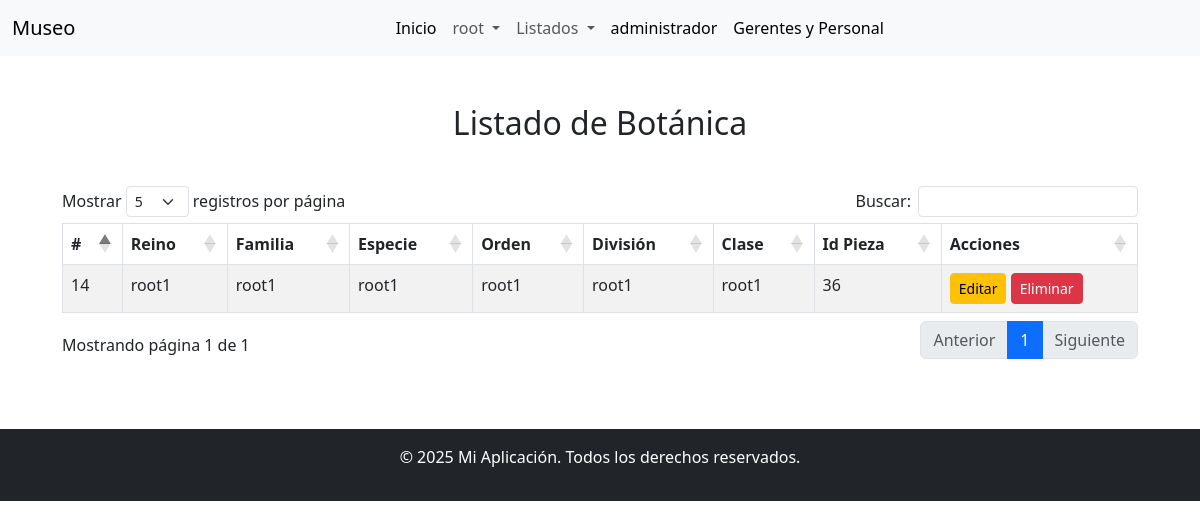
/botanica.php (signed in), run on an earlier commit of the app's database.
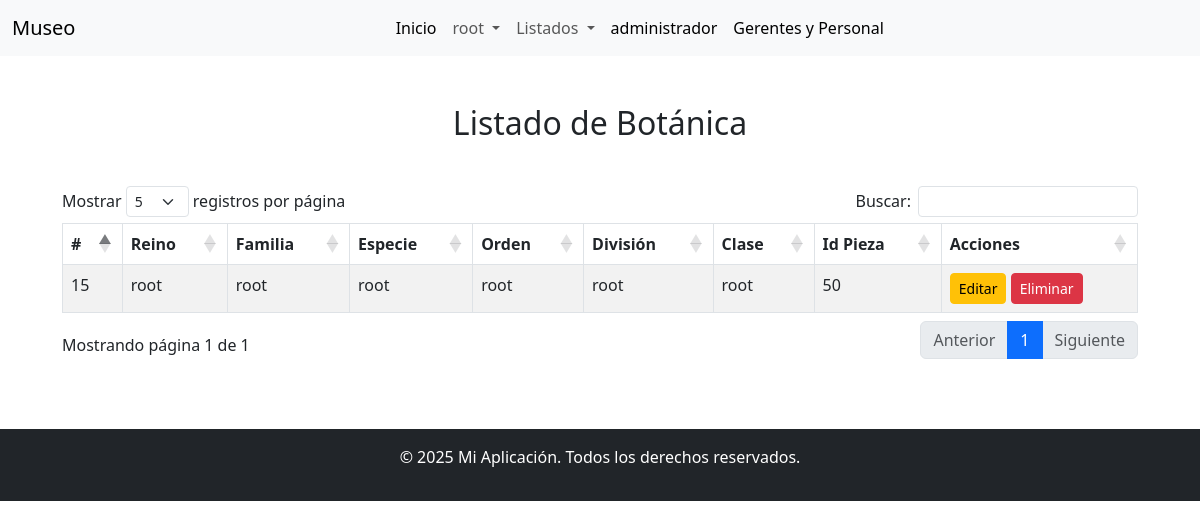
And on a later commit of the database.
### tables this page shows
CREATE TABLE `botanica` (
  `idBotanica` int(11) NOT NULL,
  `reino` varchar(255) DEFAULT NULL,
  `familia` varchar(255) DEFAULT NULL,
  `especie` varchar(255) DEFAULT NULL,
  `orden` varchar(255) DEFAULT NULL,
  `division` varchar(255) DEFAULT NULL,
  `clase` varchar(255) DEFAULT NULL,
  `descripcion` longtext DEFAULT NULL,
  `Pieza_idPieza` int(11) NOT NULL
);

### botanica.php (the view, shortened to what this page needs)
<?php
require_once 'bd.php';
$sql = "SELECT idBotanica, reino, familia, especie, orden, division, clase, descripcion, Pieza_idPieza FROM botanica";
$stmt = $pdo->query($sql);
$rows = $stmt->fetchAll();
?>
<!DOCTYPE html>
<html lang="es">
<head>
    <link rel="stylesheet" href="https://cdn.jsdelivr.net/npm/bootstrap@5.3.0/dist/css/bootstrap.min.css">
    <link rel="stylesheet" href="https://cdn.jsdelivr.net/npm/datatables.net-bs5@1.11.3/css/dataTables.bootstrap5.min.css">
</head>
<body>
<?php include("./includes/navbar.php"); ?>
<div class="container mt-5">
    <h2 class="text-center mb-4">Listado de Botánica</h2>
    <div class="table-responsive">
        <table id="dataTable" class="table table-striped table-bordered" cellspacing="0" width="100%">
            <thead>
                <tr>
                    <th>#</th>
                    <th>Reino</th>
                    <th>Familia</th>
                    <th>Especie</th>
                    <th>Orden</th>
                    <th>División</th>
                    <th>Clase</th>
                    <th>Id Pieza</th>
                    <th>Acciones</th>
                </tr>
            </thead>
            <tbody>
                <?php foreach ($rows as $row): ?>
                <tr>
                    <td><?php echo $row['idBotanica']; ?></td>
                    <td><?php echo $row['reino']; ?></td>
                    <td><?php echo $row['familia']; ?></td>
                    <td><?php echo $row['especie']; ?></td>
                    <td><?php echo $row['orden']; ?></td>
                    <td><?php echo $row['division']; ?></td>
                    <td><?php echo $row['clase']; ?></td>
                    <td><?php echo $row['Pieza_idPieza']; ?></td>
                    <td>
                        <a href="editar.php?id=<?php echo $row['Pieza_idPieza']; ?>&clasificacion=Botánica" class="btn btn-warning btn-sm">Editar</a>
                        <a href="eliminar.php?id=<?php echo $row['Pieza_idPieza']; ?>" class="btn btn-danger btn-sm" onclick="return confirm('¿Estás seguro de eliminar esta entrada?');">Eliminar</a>
                    </td>
                </tr>
                <?php endforeach; ?>
            </tbody>
        </table>
    </div>
</div>
<?php include("./includes/footer.php"); ?>
</body>
</html>

What changed in the data, as far as the page shows it:
removed botanica: idBotanica "14", reino "root1", familia "root1", especie "root1", orden "root1", division "root1", clase "root1", Pieza_idPieza "36"
added botanica: idBotanica "15", reino "root", familia "root", especie "root", orden "root", division "root", clase "root", Pieza_idPieza "50"
